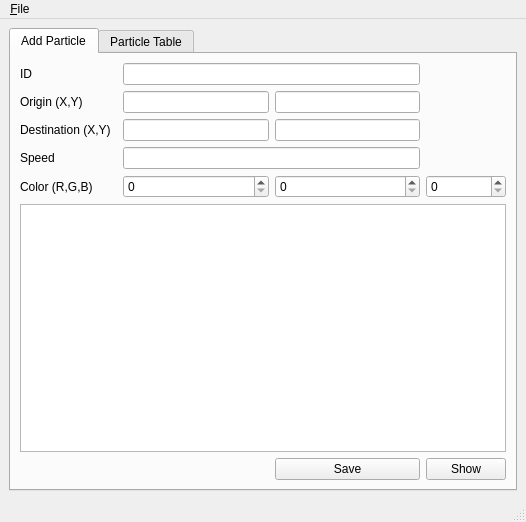
<?xml version="1.0" encoding="UTF-8"?>
<ui version="4.0">
 <class>MainWindow</class>
 <widget class="QMainWindow" name="MainWindow">
  <property name="geometry">
   <rect>
    <x>0</x>
    <y>0</y>
    <width>526</width>
    <height>522</height>
   </rect>
  </property>
  <property name="windowTitle">
   <string>MainWindow</string>
  </property>
  <widget class="QWidget" name="centralwidget">
   <layout class="QHBoxLayout" name="horizontalLayout">
    <item>
     <widget class="QTabWidget" name="tabWidget">
      <property name="currentIndex">
       <number>0</number>
      </property>
      <widget class="QWidget" name="tabAddParticle">
       <attribute name="title">
        <string>Add Particle</string>
       </attribute>
       <layout class="QGridLayout" name="gridLayout">
        <item row="2" column="2">
         <widget class="QLineEdit" name="lnEdtDestX"/>
        </item>
        <item row="0" column="0">
         <widget class="QLabel" name="lblId">
          <property name="text">
           <string>ID</string>
          </property>
         </widget>
        </item>
        <item row="4" column="0">
         <widget class="QLabel" name="lblColorRGB">
          <property name="text">
           <string>Color (R,G,B)</string>
          </property>
         </widget>
        </item>
        <item row="1" column="0">
         <widget class="QLabel" name="lblOriginXY">
          <property name="text">
           <string>Origin (X,Y)</string>
          </property>
         </widget>
        </item>
        <item row="4" column="4">
         <widget class="QSpinBox" name="spBxColorB"/>
        </item>
        <item row="1" column="2">
         <widget class="QLineEdit" name="lnEdtOrigX"/>
        </item>
        <item row="10" column="4">
         <widget class="QPushButton" name="btnShow">
          <property name="text">
           <string>Show</string>
          </property>
         </widget>
        </item>
        <item row="3" column="0">
         <widget class="QLabel" name="lblSpeed">
          <property name="text">
           <string>Speed</string>
          </property>
         </widget>
        </item>
        <item row="10" column="3">
         <widget class="QPushButton" name="btnSave">
          <property name="text">
           <string>Save</string>
          </property>
         </widget>
        </item>
        <item row="2" column="3">
         <widget class="QLineEdit" name="lnEdtDestY"/>
        </item>
        <item row="4" column="3">
         <widget class="QSpinBox" name="spBxColorG"/>
        </item>
        <item row="6" column="0" colspan="5">
         <widget class="QTextEdit" name="txtEdtParticleInfo"/>
        </item>
        <item row="1" column="3">
         <widget class="QLineEdit" name="lnEdtOrigY"/>
        </item>
        <item row="4" column="2">
         <widget class="QSpinBox" name="spBxColorR"/>
        </item>
        <item row="2" column="0">
         <widget class="QLabel" name="lblDestinationXY">
          <property name="text">
           <string>Destination (X,Y)</string>
          </property>
         </widget>
        </item>
        <item row="3" column="2" colspan="2">
         <widget class="QLineEdit" name="lnEdtSpeed"/>
        </item>
        <item row="0" column="2" colspan="2">
         <widget class="QLineEdit" name="lnEdtID"/>
        </item>
       </layout>
      </widget>
      <widget class="QWidget" name="tabParticleTable">
       <attribute name="title">
        <string>Particle Table</string>
       </attribute>
       <layout class="QVBoxLayout" name="verticalLayout">
        <item>
         <layout class="QHBoxLayout" name="horizontalLayout_2">
          <item>
           <widget class="QLineEdit" name="lnEdtSearchID"/>
          </item>
          <item>
           <widget class="QPushButton" name="btnSearchID">
            <property name="text">
             <string>Search</string>
            </property>
           </widget>
          </item>
         </layout>
        </item>
        <item>
         <widget class="QTableWidget" name="tblWgtParticleInfo"/>
        </item>
        <item>
         <widget class="QPushButton" name="btnShowParticleTable">
          <property name="text">
           <string>Show</string>
          </property>
         </widget>
        </item>
       </layout>
      </widget>
     </widget>
    </item>
   </layout>
  </widget>
  <widget class="QMenuBar" name="menubar">
   <property name="geometry">
    <rect>
     <x>0</x>
     <y>0</y>
     <width>526</width>
     <height>22</height>
    </rect>
   </property>
   <widget class="QMenu" name="menu_File">
    <property name="title">
     <string>&amp;File</string>
    </property>
    <addaction name="action_Open"/>
    <addaction name="action_Save"/>
   </widget>
   <addaction name="menu_File"/>
  </widget>
  <widget class="QStatusBar" name="statusbar"/>
  <action name="action_Open">
   <property name="text">
    <string>&amp;Open</string>
   </property>
  </action>
  <action name="action_Save">
   <property name="text">
    <string>&amp;Save</string>
   </property>
  </action>
 </widget>
 <tabstops>
  <tabstop>lnEdtID</tabstop>
  <tabstop>lnEdtOrigX</tabstop>
  <tabstop>lnEdtOrigY</tabstop>
  <tabstop>lnEdtDestX</tabstop>
  <tabstop>lnEdtDestY</tabstop>
  <tabstop>lnEdtSpeed</tabstop>
  <tabstop>spBxColorR</tabstop>
  <tabstop>spBxColorG</tabstop>
  <tabstop>spBxColorB</tabstop>
  <tabstop>btnSave</tabstop>
  <tabstop>btnShow</tabstop>
  <tabstop>lnEdtSearchID</tabstop>
  <tabstop>btnSearchID</tabstop>
  <tabstop>btnShowParticleTable</tabstop>
  <tabstop>tabWidget</tabstop>
  <tabstop>tblWgtParticleInfo</tabstop>
  <tabstop>txtEdtParticleInfo</tabstop>
 </tabstops>
 <resources/>
 <connections/>
</ui>
